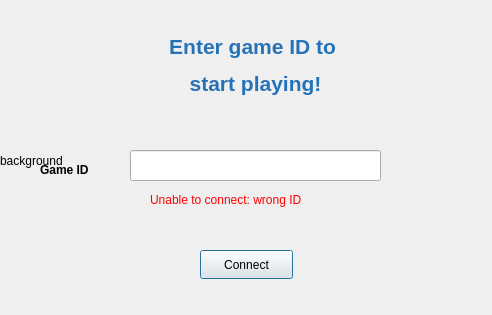
<?xml version="1.0" encoding="UTF-8"?>
<ui version="4.0">
 <class>Dialog</class>
 <widget class="QDialog" name="Dialog">
  <property name="geometry">
   <rect>
    <x>0</x>
    <y>0</y>
    <width>492</width>
    <height>315</height>
   </rect>
  </property>
  <property name="windowTitle">
   <string>Dialog</string>
  </property>
  <widget class="QPushButton" name="pushButtonConnect">
   <property name="geometry">
    <rect>
     <x>200</x>
     <y>250</y>
     <width>93</width>
     <height>29</height>
    </rect>
   </property>
   <property name="text">
    <string>Connect</string>
   </property>
  </widget>
  <widget class="QLabel" name="labelPrompt">
   <property name="geometry">
    <rect>
     <x>110</x>
     <y>-10</y>
     <width>291</width>
     <height>151</height>
    </rect>
   </property>
   <property name="text">
    <string>&lt;html&gt;&lt;head/&gt;&lt;body&gt;&lt;p align=&quot;center&quot;&gt;&lt;span style=&quot; font-size:16pt; font-weight:700; color:#2672b9;&quot;&gt;Enter game ID to &lt;/span&gt;&lt;/p&gt;&lt;p align=&quot;center&quot;&gt;&lt;span style=&quot; font-size:16pt; font-weight:700; color:#2672b9;&quot;&gt;start playing!&lt;/span&gt;&lt;/p&gt;&lt;/body&gt;&lt;/html&gt;</string>
   </property>
  </widget>
  <widget class="QLineEdit" name="lineEditEnterID">
   <property name="geometry">
    <rect>
     <x>130</x>
     <y>150</y>
     <width>251</width>
     <height>31</height>
    </rect>
   </property>
  </widget>
  <widget class="QLabel" name="labelGameID">
   <property name="geometry">
    <rect>
     <x>40</x>
     <y>160</y>
     <width>63</width>
     <height>20</height>
    </rect>
   </property>
   <property name="text">
    <string>&lt;html&gt;&lt;head/&gt;&lt;body&gt;&lt;p&gt;&lt;span style=&quot; font-weight:700;&quot;&gt;Game ID&lt;/span&gt;&lt;/p&gt;&lt;/body&gt;&lt;/html&gt;</string>
   </property>
  </widget>
  <widget class="QLabel" name="labelErrorWrongID">
   <property name="geometry">
    <rect>
     <x>150</x>
     <y>190</y>
     <width>221</width>
     <height>20</height>
    </rect>
   </property>
   <property name="text">
    <string>&lt;html&gt;&lt;head/&gt;&lt;body&gt;&lt;p&gt;&lt;span style=&quot; color:#ff0000;&quot;&gt;Unable to connect: wrong ID&lt;/span&gt;&lt;/p&gt;&lt;/body&gt;&lt;/html&gt;</string>
   </property>
  </widget>
  <widget class="QLabel" name="labelBackground">
   <property name="geometry">
    <rect>
     <x>0</x>
     <y>0</y>
     <width>501</width>
     <height>321</height>
    </rect>
   </property>
   <property name="text">
    <string>background</string>
   </property>
  </widget>
  <zorder>labelBackground</zorder>
  <zorder>pushButtonConnect</zorder>
  <zorder>labelPrompt</zorder>
  <zorder>lineEditEnterID</zorder>
  <zorder>labelGameID</zorder>
  <zorder>labelErrorWrongID</zorder>
 </widget>
 <resources/>
 <connections/>
</ui>
